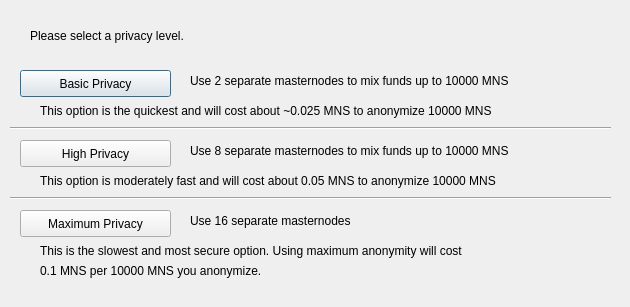
<?xml version="1.0" encoding="UTF-8"?>
<ui version="4.0">
 <class>ObfuscationConfig</class>
 <widget class="QDialog" name="ObfuscationConfig">
  <property name="geometry">
   <rect>
    <x>0</x>
    <y>0</y>
    <width>630</width>
    <height>307</height>
   </rect>
  </property>
  <property name="windowTitle">
   <string>Configure Obfuscation</string>
  </property>
  <widget class="QPushButton" name="buttonBasic">
   <property name="geometry">
    <rect>
     <x>20</x>
     <y>70</y>
     <width>151</width>
     <height>27</height>
    </rect>
   </property>
   <property name="text">
    <string>Basic Privacy</string>
   </property>
  </widget>
  <widget class="QPushButton" name="buttonHigh">
   <property name="geometry">
    <rect>
     <x>20</x>
     <y>140</y>
     <width>151</width>
     <height>27</height>
    </rect>
   </property>
   <property name="text">
    <string>High Privacy</string>
   </property>
  </widget>
  <widget class="QPushButton" name="buttonMax">
   <property name="geometry">
    <rect>
     <x>20</x>
     <y>210</y>
     <width>151</width>
     <height>27</height>
    </rect>
   </property>
   <property name="text">
    <string>Maximum Privacy</string>
   </property>
  </widget>
  <widget class="QLabel" name="label">
   <property name="geometry">
    <rect>
     <x>30</x>
     <y>20</y>
     <width>571</width>
     <height>31</height>
    </rect>
   </property>
   <property name="text">
    <string>Please select a privacy level.</string>
   </property>
  </widget>
  <widget class="QLabel" name="label_2">
   <property name="geometry">
    <rect>
     <x>190</x>
     <y>70</y>
     <width>421</width>
     <height>21</height>
    </rect>
   </property>
   <property name="text">
    <string>Use 2 separate masternodes to mix funds up to 10000 MNS</string>
   </property>
  </widget>
  <widget class="QLabel" name="label_3">
   <property name="geometry">
    <rect>
     <x>190</x>
     <y>140</y>
     <width>411</width>
     <height>21</height>
    </rect>
   </property>
   <property name="text">
    <string>Use 8 separate masternodes to mix funds up to 10000 MNS</string>
   </property>
  </widget>
  <widget class="QLabel" name="label_4">
   <property name="geometry">
    <rect>
     <x>190</x>
     <y>210</y>
     <width>421</width>
     <height>21</height>
    </rect>
   </property>
   <property name="text">
    <string>Use 16 separate masternodes</string>
   </property>
  </widget>
  <widget class="QLabel" name="label_6">
   <property name="geometry">
    <rect>
     <x>40</x>
     <y>100</y>
     <width>561</width>
     <height>21</height>
    </rect>
   </property>
   <property name="text">
    <string>This option is the quickest and will cost about ~0.025 MNS to anonymize 10000 MNS</string>
   </property>
  </widget>
  <widget class="QLabel" name="label_7">
   <property name="geometry">
    <rect>
     <x>40</x>
     <y>170</y>
     <width>561</width>
     <height>21</height>
    </rect>
   </property>
   <property name="text">
    <string>This option is moderately fast and will cost about 0.05 MNS to anonymize 10000 MNS</string>
   </property>
  </widget>
  <widget class="QLabel" name="label_8">
   <property name="geometry">
    <rect>
     <x>40</x>
     <y>240</y>
     <width>561</width>
     <height>21</height>
    </rect>
   </property>
   <property name="text">
    <string>This is the slowest and most secure option. Using maximum anonymity will cost</string>
   </property>
  </widget>
  <widget class="QLabel" name="label_9">
   <property name="geometry">
    <rect>
     <x>40</x>
     <y>260</y>
     <width>561</width>
     <height>21</height>
    </rect>
   </property>
   <property name="text">
    <string>0.1 MNS per 10000 MNS you anonymize.</string>
   </property>
  </widget>
  <widget class="Line" name="line">
   <property name="geometry">
    <rect>
     <x>10</x>
     <y>120</y>
     <width>601</width>
     <height>16</height>
    </rect>
   </property>
   <property name="orientation">
    <enum>Qt::Horizontal</enum>
   </property>
  </widget>
  <widget class="Line" name="line_2">
   <property name="geometry">
    <rect>
     <x>10</x>
     <y>190</y>
     <width>601</width>
     <height>16</height>
    </rect>
   </property>
   <property name="orientation">
    <enum>Qt::Horizontal</enum>
   </property>
  </widget>
 </widget>
 <resources/>
 <connections/>
</ui>
